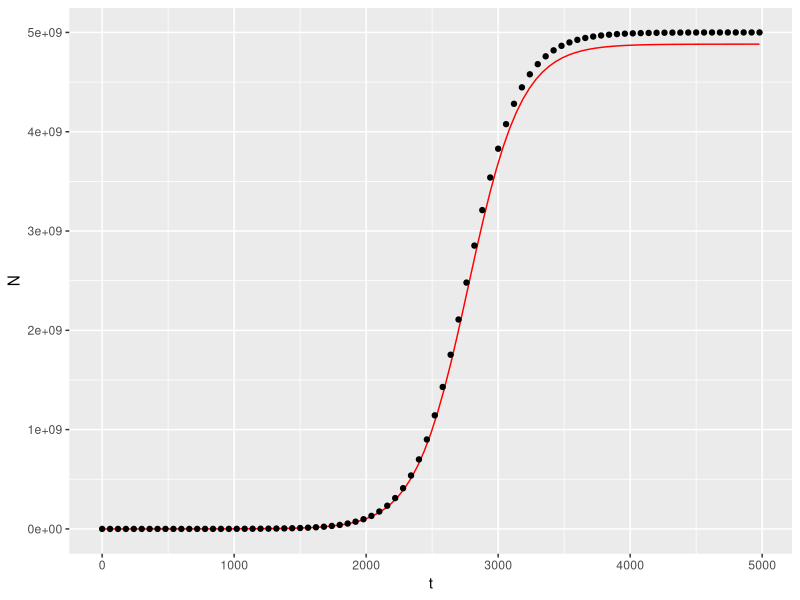

Write R code to recreate this figure.
#Script to plot data and model

growth_data <- read.csv("experiment3.csv")

logistic_fun <- function(t) {
  
  N <- (N0*K*exp(r*t))/(K-N0+N0*exp(r*t))
  
  return(N)
  
}

N0 <- exp(8.542e+00) #N0 = exp(intercept from model1)
  
r <- 4.964e-03 # r = gradient from model1
  
K <- 4.882e+09 # K = intercept from model2

install.packages("ggplot2")

library(ggplot2)

ggplot(aes(x=t, y=N), data = growth_data) +
  
  geom_function(fun=logistic_fun, colour="red") +
  
  geom_point()

  #scale_y_continuous(trans='log10')


